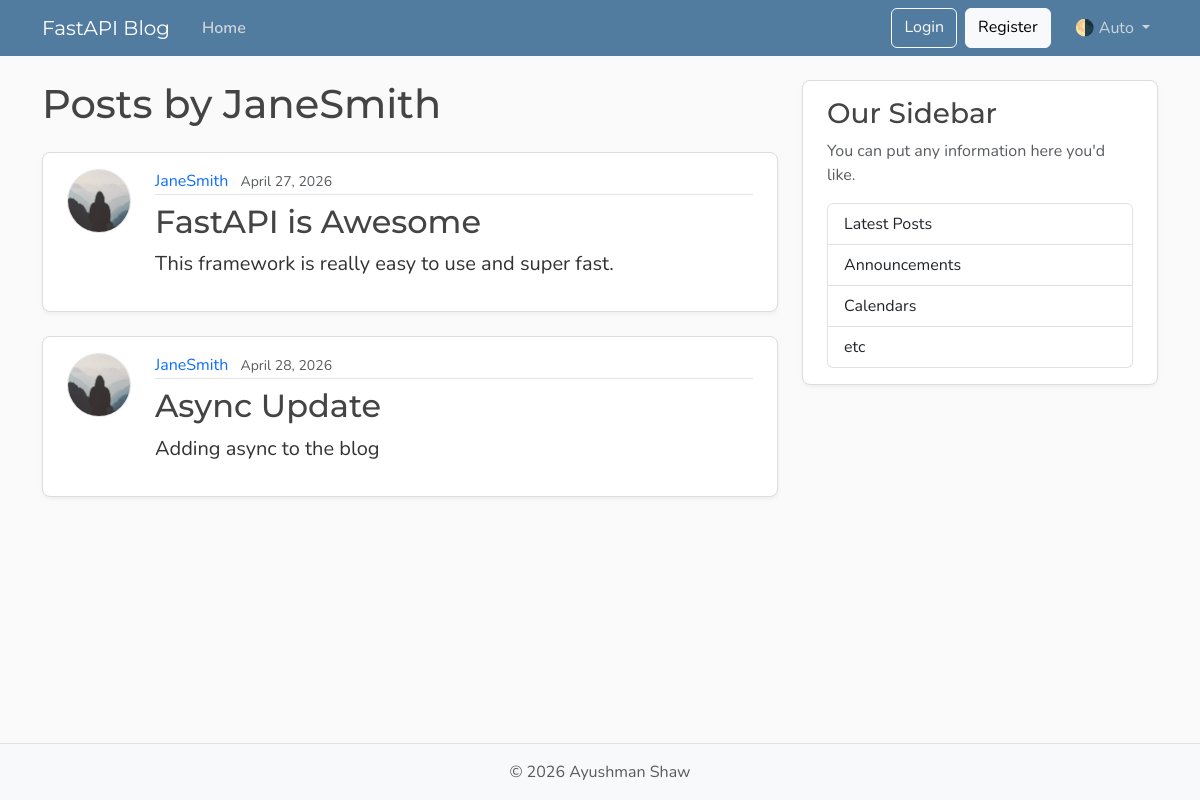
The page /users/1/posts on the database its author committed.
### models.py (models this page shows, shortened)
class User(Base):
    __tablename__ = "users"
    id : Mapped[int] = mapped_column(Integer, primary_key=True, index=True)
    username : Mapped[str] = mapped_column(String(20), unique=True, nullable=False)
    email : Mapped[str] = mapped_column(String(30), unique=True, nullable=False)
    image_file : Mapped[str | None] = mapped_column(String(200), nullable=True, default=None)
    posts : Mapped[list[Post]] = relationship(back_populates="author", cascade="all, delete-orphan") # After adding cascade, when a user is deleted his posts are slao deleted

class Post(Base):
    __tablename__ = "posts"
    id : Mapped[int] = mapped_column(Integer, primary_key=True, index=True)
    title : Mapped[str] = mapped_column(String(100), nullable=False)
    content : Mapped[str] = mapped_column(Text, nullable=False)
    user_id : Mapped[int] = mapped_column(ForeignKey("users.id"), nullable=False, index=True)
    date_posted : Mapped[datetime] = mapped_column(DateTime(timezone=True), default=lambda : datetime.now(UTC))
    author : Mapped[User] = relationship(back_populates="posts")

### main.py (the view)
@app.get("/users/{user_id}/posts", include_in_schema=False)
async def user_posts_page(request : Request, user_id : int, db : Annotated[AsyncSession, Depends(get_db)]):
    result = await db.execute(select(models.User).where(models.User.id == user_id)) # No selectinload as we are not accessing any relationships in the User object
    user = result.scalars().first()
    if not user:
        raise HTTPException(status_code=status.HTTP_404_NOT_FOUND, detail="User Not Found")
    result = await db.execute(
                select(models.Post)
                .options(selectinload(models.Post.author))
                .where(models.Post.user_id == user_id)
            )
    posts = result.scalars().all()
    return templates.TemplateResponse(request, "user_posts.html", {"posts" : posts, "user" : user, "title" : f"{user.username}'s Posts"})

### templates/user_posts.html
{% extends "layout.html" %}
{% block content %}
<h1 class="mb-4">Posts by {{ user.username }}</h1>
{% for post in posts %}
<article class="content-section py-3 px-4 mb-4">
    <div class="d-flex align-items-start gap-4">
        <img class="rounded-circle article-img flex-shrink-0"
             src="{{ post.author.image_path }}"
             alt="{{ post.author.username }}'s profile picture"
             width="64" height="64" loading="lazy">
        <div class="flex-grow-1">
            <div class="article-metadata mb-2">
                <a class="me-2"
                   href="{{ url_for('get_user_posts', user_id=post.author.id) }}">
                   {{ post.author.username }}
                </a>
                <small class="text-body-secondary">
                    {{ post.date_posted.strftime("%B %d, %Y") }}
                </small>
            </div>
            <h2>
                <a class="article-title"
                   href="{{ url_for('post_page', post_id=post.id) }}">
                   {{ post.title }}
                </a>
            </h2>
            <p class="article-content">{{ post.content }}</p>
        </div>
    </div>
</article>
{% else %}
<p class="text-body-secondary">No posts by this user yet.</p>
{% endfor %}
{% endblock content %}

### static/css/main.css (style rules this page uses)
:root { --font-heading: "Montserrat", system-ui, -apple-system, BlinkMacSystemFont, sans-serif; --font-body: "Nunito", system-ui, -apple-system, BlinkMacSystemFont, sans-serif; --color-bg-body: #fafafa; --color-bg-content: #ffffff; --color-text-primary: #333333; --color-text-heading: #444444; --color-steel: #527c9f; --color-nav-link: #cbd5db; --color-nav-link-hover: #ffffff; --color-link-hover: #428bca; --color-border: #dddddd; --color-border-light: #e3e3e3; --spacing-xl: 5rem; --article-img-size: 4rem; --account-img-size: 7.813rem; }
body { font-family: var(--font-body); background: var(--color-bg-body); color: var(--color-text-primary); }
h1, h2, h3, h4, h5, h6 { font-family: var(--font-heading); color: var(--color-text-heading); }
a { text-decoration: none; }
.content-section { background: var(--color-bg-content); border: 1px solid var(--color-border); border-radius: 0.5rem; box-shadow: 0 2px 4px rgba(15, 23, 42, 0.05); transition: box-shadow 0.15s ease, transform 0.15s ease, border-color 0.15s ease; }
.article-title { color: var(--color-text-heading); transition: color 0.2s ease-in-out; }
.article-content { white-space: pre-line; font-size: 1.25rem; }
.article-img { height: var(--article-img-size); width: var(--article-img-size); flex-shrink: 0; object-fit: cover; border: 1px solid var(--color-border-light); box-shadow: 0 0 0 2px var(--color-bg-content); }
.article-metadata { padding-bottom: 0.063rem; border-bottom: 1px solid var(--color-border-light); }
.article-metadata a { transition: color 0.2s ease-in-out; }

### rows shown on the page
User: username "JaneSmith"
Post: author.username "JaneSmith", date_posted "April 27, 2026", title "FastAPI is Awesome", content "This framework is really easy to use and super fast."
Post: author.username "JaneSmith", date_posted "April 28, 2026", title "Async Update", content "Adding async to the blog"
